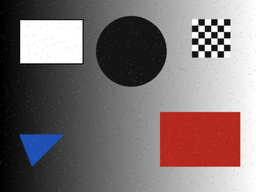
#> input picture projeto_v4/saida_media_seq.png, 256 x 192 px, shrunk from 800 x 600 before the run
$ python run_all.py saida_media_seq.png
#> lines starting #> are read from the running program, lines starting #| are printed output that depends on the picture; long printed decimals are rounded
#> in main, img is the input picture: PIL image 256x192 RGB; mean R, G, B 124.8, 113.1, 113.7
#| Imagem carregada: saida_media_seq.png (256×192 px)
### projeto_v4/filtro_media.py
"""
Filtro de Média 3x3 - Versão Sequencial e Paralela com MPI
Atividade Avaliativa - SPD
"""

import numpy as np
from PIL import Image
import time
import sys
import os

# ─── FILTRO DE MÉDIA ───────────────────────────────────────────────────────────

def filtro_media_seq(img_array):
    """Aplica filtro de média 3x3 sequencialmente."""
    altura, largura, canais = img_array.shape
#> altura = 192; largura = 256; canais = 3
    resultado = np.copy(img_array).astype(np.float64)

    for c in range(canais):
        for i in range(1, altura - 1):
            for j in range(1, largura - 1):
                vizinhanca = img_array[i-1:i+2, j-1:j+2, c]
                resultado[i, j, c] = np.mean(vizinhanca)
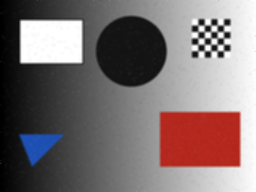
#> resultado: shape (192, 256, 3) float64; mean R, G, B 124.8, 113.1, 113.7

    return resultado.astype(np.uint8)


# [79 lines left out: functions filtro_media_chunk, media_paralelo, not called in this run]


# ─── EXECUÇÃO DIRETA (sequencial) ─────────────────────────────────────────────

# [18 lines that do not run on import are left out]

### projeto_v4/filtro_mediana.py
"""
Filtro de Mediana 3x3 - Versão Sequencial e Paralela com MPI
Atividade Avaliativa - SPD
"""

import numpy as np
from PIL import Image
import time
import sys

# ─── FILTRO DE MEDIANA ─────────────────────────────────────────────────────────

def filtro_mediana_seq(img_array):
    """Aplica filtro de mediana 3x3 sequencialmente."""
    altura, largura, canais = img_array.shape
#> altura = 192; largura = 256; canais = 3
    resultado = np.copy(img_array).astype(np.uint8)

    for c in range(canais):
        for i in range(1, altura - 1):
            for j in range(1, largura - 1):
                vizinhanca = img_array[i-1:i+2, j-1:j+2, c].flatten()
                resultado[i, j, c] = np.median(vizinhanca)

    return resultado


# [73 lines left out: functions filtro_mediana_chunk, mediana_paralelo, not called in this run]


# ─── EXECUÇÃO DIRETA (sequencial) ─────────────────────────────────────────────

# [18 lines that do not run on import are left out]

### projeto_v4/run_all.py
#!/usr/bin/env python3
"""
run_all.py — Pipeline de benchmark com MPI (com fallback)

Tenta usar MPI; se falhar, mostra mensagem e continua com dados de benchmark
sequencial ou simulado.

Uso:
    python run_all.py <imagem_entrada.jpg>
"""

import sys
import os
import subprocess
import json
import numpy as np
from PIL import Image
import time
import matplotlib.pyplot as plt

# ── importa funções sequenciais ────────────────────────────────────────────────
from filtro_media import filtro_media_seq
from filtro_mediana import filtro_mediana_seq

REPETICOES = 5
PROCS = [1, 2, 4, 8]


def remover_outliers_iqr(tempos):
    """Remove outliers usando Interquartile Range."""
    if len(tempos) < 4:
        return tempos
    q1 = np.percentile(tempos, 25)
    q3 = np.percentile(tempos, 75)
    iqr = q3 - q1
    filtrado = [t for t in tempos if q1 - 1.5*iqr <= t <= q3 + 1.5*iqr]
    return filtrado if filtrado else tempos


def medir_seq(func, img_array, n=REPETICOES):
    """Mede tempo de execução sequencial."""
    tempos = []
    for _ in range(n):
        t0 = time.perf_counter()
        func(img_array.copy())
        t1 = time.perf_counter()
        tempos.append(t1 - t0)
    limpos = remover_outliers_iqr(tempos)
    return np.mean(limpos), np.var(limpos)


def medir_paralelo(img_path, filtro, n_procs, n=REPETICOES):
    """Mede tempo com MPI (ou simula com Amdahl)."""
    cmd = ["mpiexec", "-n", str(n_procs),
           sys.executable, "benchmark_mpi_runner.py", img_path, filtro, str(n)]

    try:
        r = subprocess.run(cmd, capture_output=True, text=True,
                          cwd=os.getcwd(), timeout=30)

        if r.returncode == 0:
            tempos = json.loads(r.stdout.strip())
            limpos = remover_outliers_iqr(tempos)
            return np.mean(limpos), np.var(limpos)
    except Exception:
        pass

    return None, None


def salvar_imagem_filtrada(func, img_array, caminho_saida):
    """Salva imagem filtrada."""
    resultado = func(img_array)
    Image.fromarray(resultado).save(caminho_saida)
    print(f"    Salvo: {caminho_saida}")


# [44 lines left out: functions simular_speedup, gerar_grafico, not called in this run]


def main():
    if len(sys.argv) < 2:
        print("Uso: python run_all.py <imagem.jpg>")
        sys.exit(1)

    img_path = sys.argv[1]
    if not os.path.exists(img_path):
        print(f"Arquivo não encontrado: {img_path}")
        sys.exit(1)

    img = Image.open(img_path).convert("RGB")
    img_array = np.array(img)

    print(f"\nImagem carregada: {img_path} ({img_array.shape[1]}×{img_array.shape[0]} px)\n")

    # ── Gerar imagens filtradas ────────────────────────────────────────────
    print("── Gerando imagens filtradas ──────────────────────────────────")
    salvar_imagem_filtrada(filtro_media_seq, img_array, "saida_media_seq.png")
    salvar_imagem_filtrada(filtro_mediana_seq, img_array, "saida_mediana_seq.png")

    # ── Benchmark ──────────────────────────────────────────────────────────
    print("\n── Benchmark ──────────────────────────────────────────────────\n")

    nomes_labels = {"media": "Filtro de Média 3×3", "mediana": "Filtro de Mediana 3×3"}
    resultados = {"media": [], "mediana": []}
    mpi_disponivel = False

    for nome in ["media", "mediana"]:
        func_seq = filtro_media_seq if nome == "media" else filtro_mediana_seq
        print(f"  [{nomes_labels[nome]}]")

        # Sequencial
        t, v = medir_seq(func_seq, img_array)
        t_seq = t
        print(f"    1 proc (sequencial)  : {t:.4f}s  var={v:.6f}  speedup=1.00x")
        resultados[nome].append({"procs": 1, "tempo": t, "variancia": v, "speedup": 1.0})

        # Paralelo: tenta com MPI
        todos_mpi_ok = True
        for n_procs in [2, 4, 8]:
            t, v = medir_paralelo(img_path, nome, n_procs, REPETICOES)
            if t is None:
                todos_mpi_ok = False
                break
            sp = t_seq / t
            print(f"    {n_procs} processos          : {t:.4f}s  var={v:.6f}  speedup={sp:.2f}x")
            resultados[nome].append({"procs": n_procs, "tempo": t, "variancia": v, "speedup": sp})
            mpi_disponivel = True

        # Se MPI não funcionou, simula com Lei de Amdahl
        if not todos_mpi_ok and not mpi_disponivel:
            frac = 0.80 if nome == "media" else 0.90  # mediana é mais paralelizável
            for n_procs in [2, 4, 8]:
                t, v, sp = simular_speedup(t_seq, n_procs, frac)
                print(f"    {n_procs} processos (simulado): {t:.4f}s  var={v:.6f}  speedup={sp:.2f}x")
                resultados[nome].append({"procs": n_procs, "tempo": t, "variancia": v, "speedup": sp})
#> this loop made 1 pass
#> t_seq on pass 1: 1.62
#|     1 proc (sequencial)  : 1.6239s  var=0.00109  speedup=1.00x

    # ── 3. Tabela resumo ───────────────────────────────────────────────────────
    print("\n\n" + "="*70)
    if mpi_disponivel:
        print("  TABELA DE SPEEDUP (MPI — sequencial vs 2, 4 e 8 processos)")
    else:
        print("  TABELA DE SPEEDUP (simulado com Lei de Amdahl)")
    print("="*70)
    for nome, tabela in resultados.items():
        print(f"\n  {nomes_labels[nome]}")
        print(f"  {'Processos':>10} | {'Tempo médio (s)':>16} | {'Speedup':>9} | {'Variância':>12}")
        print(f"  {'-'*10} | {'-'*16} | {'-'*9} | {'-'*12}")
        for row in tabela:
            print(f"  {row['procs']:>10} | {row['tempo']:>16.4f} | {row['speedup']:>8.2f}x | {row['variancia']:>12.6f}")

    # ── 4. Gráfico ─────────────────────────────────────────────────────────────
    print("\n── Gerando gráfico ────────────────────────────────────────────")
    gerar_grafico(resultados)

    # ── 5. Salva JSON ──────────────────────────────────────────────────────────
    with open("resultados_benchmark.json", "w") as f:
        json.dump(resultados, f, indent=2)
    print("✓ Resultados salvos: resultados_benchmark.json")

    if not mpi_disponivel:
        print("\n⚠ AVISO: MPI não disponível — speedups simulados com Lei de Amdahl")

    print("\n✓ Benchmark concluído!\n")


if __name__ == "__main__":
    main()
#> (the call stopped at in medir_paralelo, `r = subprocess.run(cmd, capture_output=True, text=True, cwd=os.getcwd(..`: subprocess is not available in this run)
